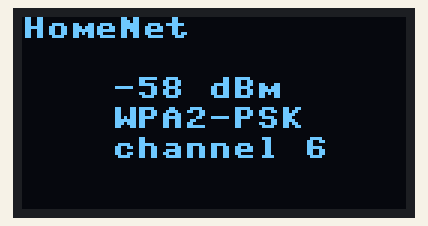
Recording of a program running on a simulated ESP8266 board running MicroPython. Shown: 128×64 one-colour display. A WiFi scan finds one network, HomeNet.

Above: at 2.1 s.

The program:

main.py
```python
import webrepl
import network
import machine
import ssd1306
import utime
import ubinascii
import math
webrepl.start()
"""default connection:
esp8266 -> OLED display
5(d1)   ->  scl
6(d2)   ->  sda
GND     ->  GND
3.3v    ->  vcc"""


def return_wifi_sec(num):
	try:
		if int(num) == 0:
			return 'Open wifi'
		elif int(num) == 1:
			return 'WEP'
		elif int(num) ==2:
			return 'WPA-PSK'
		elif int(num) == 3:
			return 'WPA2-PSK'
		elif int(num) == 4:
			return 'WPA/WPA2-PSK'
		else:
			return str(num)
	except:
		return num


def main():
	i2c = machine.I2C(machine.Pin(5), machine.Pin(4))
	oled = ssd1306.SSD1306_I2C(128, 64, i2c)
	oled.fill(1)
	oled.show()
	wlan = network.WLAN(network.STA_IF)
	wlan.active(True)
	while True:
		try:
			wlan_list = wlan.scan()
		except:
			wlan_list = [['NONE','NONE','NONE','NONE','NONE','NONE']]
		for i in wlan_list:
			name = str(i[0], 'utf8')
			var = str(i[3])+' dBm'
			status = return_wifi_sec(i[4])
			kanaal = 'channel ' + str(i[2])
			oled.fill(0)
	   		oled.show()
			if len(name) > 15:
				oled.text(name[0:15],0,0)
				oled.text(name[15:int(len(name))],0,10)
			else:
				oled.text(name,0,0)
			oled.text(var,30,20)
			oled.text(status,30,30)
			oled.text(kanaal, 30,40)
			oled.show()
			utime.sleep_ms(10000)
main()
```
